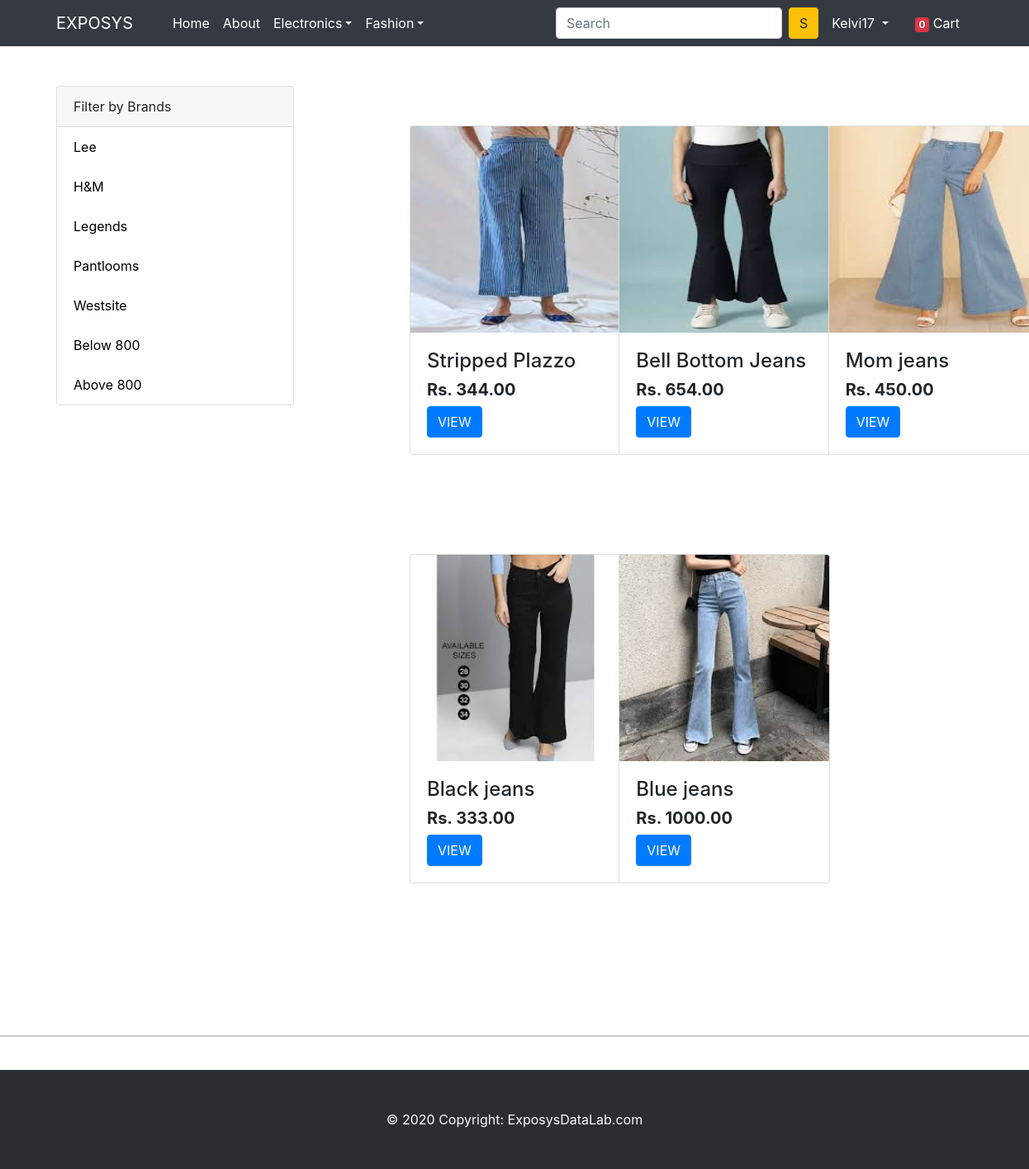
/bottomwear/ (signed in), run on the app's committed database.
### store/models.py (models this page shows, shortened)
class Product(models.Model):
    title = models.CharField(max_length=200)
    selling_price = models.FloatField()
    discounted_price = models.FloatField()
    description = models.TextField()
    brand = models.CharField(max_length=200)
    category = models.CharField(choices=CATEGORY_CHOICES,max_length=2)
    product_image = models.ImageField(upload_to = 'productimg')

### store/views.py (the view)
# urls.py: path('bottomwear/', views.bottomwear, name='bottomwear'),
def bottomwear(request,data=None):
    if data == None:
        top = Product.objects.filter(category = 'BW')
    elif data == 'HandM' or data == 'Lee' or data == 'Legends' or data =='Westsite' or data =='Pantlooms':
        top = Product.objects.filter(category = 'BW').filter(brand = data)
    elif data == 'below':
        top = Product.objects.filter(category = 'BW').filter(discounted_price__lt=800)
    elif data == 'above':
        top = Product.objects.filter(category = 'BW').filter(discounted_price__gt=800)
    cart_quantity = [p.quantity for p in Cart.objects.all() if p.user == request.user]
    total_cart_quantity = sum(cart_quantity)
    context = {'bottom':top,'total_cart_quantity':total_cart_quantity}
    return render(request, 'store/bottomwear.html',context)

### store/templates/store/bottomwear.html (shortened to what this page needs)
{% extends 'store/base.html' %}
{% load static %}
{% block main-content %}
<div class="container my-5">
 <div class="row">
  <div class="col-sm-3">
    <div class="card" style="width: 18rem;">
        <div class="card-header">
          Filter by Brands
        </div>
        <ul class="list-group list-group-flush">
          <li class="list-group-item " ><a href="{% url 'bottomweardata' 'Lee' %}" style="color: black;">Lee</a></li>
          <li class="list-group-item"><a href="{% url 'bottomweardata' 'HandM' %}"style="color: black;">H&M</a></li>
          <li class="list-group-item"><a href="{% url 'bottomweardata' 'Legends' %}"style="color: black;">Legends</a></li>
          <li class="list-group-item"><a href="{% url 'bottomweardata' 'Pantlooms' %}"style="color: black;">Pantlooms</a></li>
          <li class="list-group-item"><a href="{% url 'bottomweardata' 'Westsite' %}"style="color: black;">Westsite</a></li>
          <li class="list-group-item"><a href="{% url 'bottomweardata' 'below' %}"style="color: black;">Below 800</a></li>
          <li class="list-group-item"><a href="{% url 'bottomweardata' 'above' %}"style="color: black;">Above 800</a></li>
        </ul>
      </div>
  </div>
  <div class="col-sm-8 offset-sm-1">
  <div class="row">
    {% for m in bottom  %}
    <div class="col-4">
        <div class="card m-5" style="width: 16rem;">
            <img class="card-img-top" src="{{m.product_image.url}}" alt="Card image cap" style="height: 250px;">
            <div class="card-body">
                <h4>{{m.title}}</h4>
                <h5 style="display: inline-block;"><strong>Rs. {{m.discounted_price|floatformat:2}}</strong></h5>
                <br>
                <a class="btn btn-primary" href="{% url 'product-detail' m.id %}">VIEW</a>
            </div>
          </div>
          <br>
    </div>
    {% endfor %}
  </div>
  </div>
 </div>
</div>
{% endblock main-content %}

### store/templates/store/base.html (shortened to what this page needs)
{% load static %}
<!DOCTYPE html>
<html lang="en">
<head>
    <link href="https://cdn.jsdelivr.net/npm/bootstrap@5.1.3/dist/css/bootstrap.min.css" rel="stylesheet">
    <link rel="stylesheet" href="{% static 'app/css/all.min.css' %}">
    <link rel="stylesheet" href="{% static 'app/css/style.css' %}">
    <link rel="stylesheet" href="{% static 'app/css/owl.carousel.min.css' %}">
    <link rel="stylesheet" href="https://maxcdn.bootstrapcdn.com/bootstrap/4.1.0/css/bootstrap.min.css">
</head>
<body>
  <nav class="navbar navbar-expand-lg navbar-dark bg-dark" >
    <div class="container">
        <a class="navbar-brand" href="#!">EXPOSYS</a>
        <div class="collapse navbar-collapse" id="navbarSupportedContent">
            <ul class="navbar-nav me-auto mb-2 mb-lg-0 ms-lg-4">
                <li class="nav-item"><a class="nav-link active" aria-current="page" href="{% url 'home' %}">Home</a></li>
                <li class="nav-item"><a class="nav-link active" href="{% url 'about' %}">About</a></li>
                <li class="nav-item dropdown">
                  <a class="nav-link dropdown-toggle active" id="navbarDropdown" href="#" role="button" data-bs-toggle="dropdown" aria-expanded="false">Electronics</a>
              </li>
              <li class="nav-item dropdown">
                <a class="nav-link dropdown-toggle active" id="navbarDropdown" href="#" role="button" data-bs-toggle="dropdown" aria-expanded="false">Fashion</a>
            </li>
            </ul>
            <form class="d-flex">
                <input class="form-control me-2" type="search" placeholder="Search" aria-label="Search">
                <button class="btn btn-warning" type="submit">S</button>
              </form>
              <div>
                <ul class="navbar-nav me-auto mb-2 mb-lg-0">
                 <li class="nav-item dropdown mx-2">
                  {% if request.user.is_authenticated %}
                    <a class="nav-link dropdown-toggle text-white" href="#" id="profileDropdown" role="button" data-bs-toggle="dropdown" aria-expanded="false">
                      {{user}}
                    </a>
                  </li>
                  <li class="nav-item mx-2">
                   <a href="{% url 'show_cart' %}" class="nav-link text-white"><span class="badge bg-danger">{{total_cart_quantity}}</span> Cart </a>
                  </li>
                  {% endif %}
                </ul>
               </div>
        </div>
    </div>
</nav>
{% block main-content %} {% endblock main-content %}
<br><br>
<hr>
<br>
<footer class="bg-dark text-center text-lg-start" style="position: absolute; left: 0; bottom: 10; right: 0;">
    <div class="text-center p-5 text-light" style="background-color: rgba(0, 0, 0, 0.2);">
      © 2020 Copyright:
      <a class="text-light" href="#">ExposysDataLab.com</a>
    </div>
  </footer>
</body>
</html>

### data on the page
Product: product_image (picture), title "Stripped Plazzo", discounted_price "344.00"
Product: product_image (picture), title "Bell Bottom Jeans", discounted_price "654.00"
Product: product_image (picture), title "Mom jeans", discounted_price "450.00"
Product: product_image (picture), title "Black jeans", discounted_price "333.00"
Product: product_image (picture), title "Blue jeans", discounted_price "1000.00"

### other printed values
{{ user }} "Kelvi17"
{{ total_cart_quantity }} "0"
